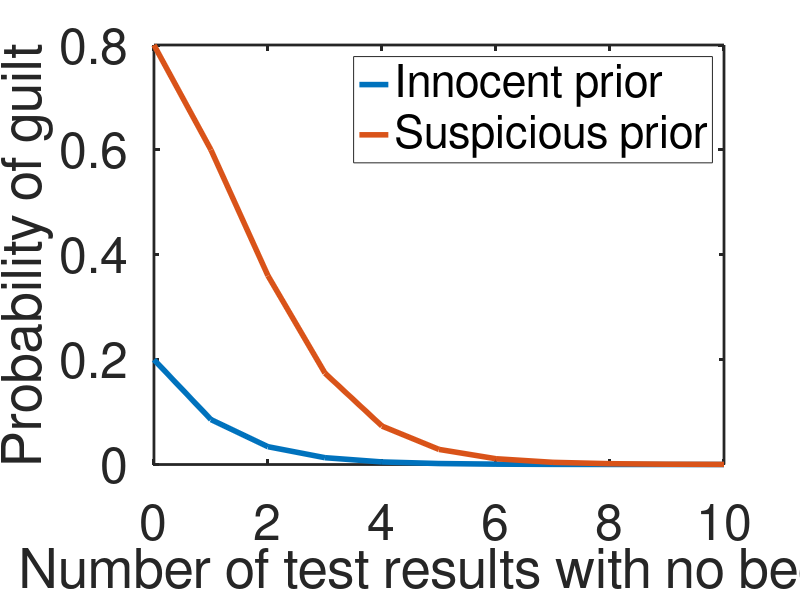
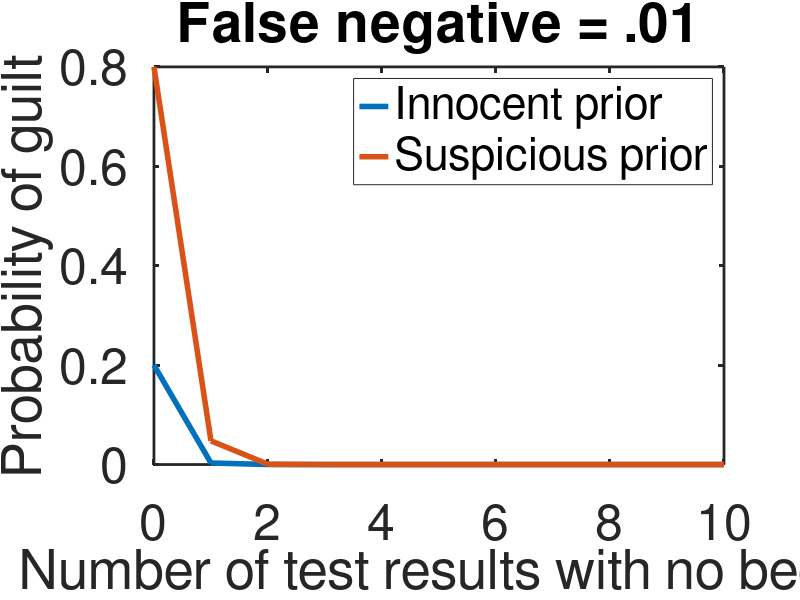

Write the MATLAB code that produced these figures, in order.
%% Task 1 solution
% Adam Morris ? Computational Social Cognition Bootcamp, July 2017


% Lie detector features
probBeepGivenTrue = .2; % false positive rate is 20%
probBeepGivenLie = .7; % false negative rate is 10%

% Returns joint prob(hypothesis, beeps) - i.e. the numerator of Bayes rule.
% To compute this, we need to know (a) the prior of the hypothesis under
%   consideration, (b) a vector of test results (where 1 means detector beeped and 0 means it didn't),
%   and (c) the probability that the detector would beep under the hypothesis.
% Note that "binopdf(X, N, P)" gives you the probability of observing X
%   beeps out of N, where P is the probability of a beep. (It's the probability density function of a
%   binomial distribution.) This is our likelihood function.
getJoint = @(prior, testResults, probBeepGivenHypothesis) ...
    prior * binopdf(sum(testResults), length(testResults), probBeepGivenHypothesis);

% Returns prob(guilty | beeps) - i.e. the posterior probability that the
% person is guilty.
getPosterior = @(priorGuilty, testResults) ...
    getJoint(priorGuilty, testResults, probBeepGivenLie) / ... % numerator of Bayes rule
    (getJoint(priorGuilty, testResults, probBeepGivenLie) + getJoint(1 - priorGuilty, testResults, probBeepGivenTrue)); % denominator

%% Part A

priorInnocent = .2;
priorSuspicious = .8;
testResults = [0]; % it didn't beep

getPosterior(priorInnocent, testResults) % .086
getPosterior(priorSuspicious, testResults) % .60

%% Part B

priorInnocent = .2;
priorSuspicious = .8;
numTests = 11;
posteriors = zeros(numTests, 2);

% Starting with on test results, add successive evidence and compute
% posterior under different priors.
for numNoBeeps = 1:numTests
    testResults = zeros(numNoBeeps - 1, 1);
    posteriors(numNoBeeps, 1) = getPosterior(priorInnocent, testResults);
    posteriors(numNoBeeps, 2) = getPosterior(priorSuspicious, testResults);
end

% Plot results.
plot(0:(numTests - 1), posteriors, 'LineWidth', 4);
xlabel('Number of test results with no beep');
ylabel('Probability of guilt');
set(gca, 'LineWidth', 2);
set(gca, 'FontSize', 36);
legend('Innocent prior', 'Suspicious prior');

%% Part C

% If machine gives fewer false negatives..
probBeepGivenLie = .99;

% Recompute posterior function
getPosterior = @(priorGuilty, testResults) ...
    getJoint(priorGuilty, testResults, probBeepGivenLie) / ... % numerator of Bayes rule
    (getJoint(priorGuilty, testResults, probBeepGivenLie) + getJoint(1 - priorGuilty, testResults, probBeepGivenTrue)); % denominator

% Redo Part B
posteriors = zeros(numTests, 2);
for numNoBeeps = 1:numTests
    testResults = zeros(numNoBeeps - 1, 1);
    posteriors(numNoBeeps, 1) = getPosterior(priorInnocent, testResults);
    posteriors(numNoBeeps, 2) = getPosterior(priorSuspicious, testResults);
end

% Plot results
figure
plot(0:(numTests - 1), posteriors, 'LineWidth', 4);
title('False negative = .01');
xlabel('Number of test results with no beep');
ylabel('Probability of guilt');
set(gca, 'LineWidth', 2);
set(gca, 'FontSize', 36);
legend('Innocent prior', 'Suspicious prior');